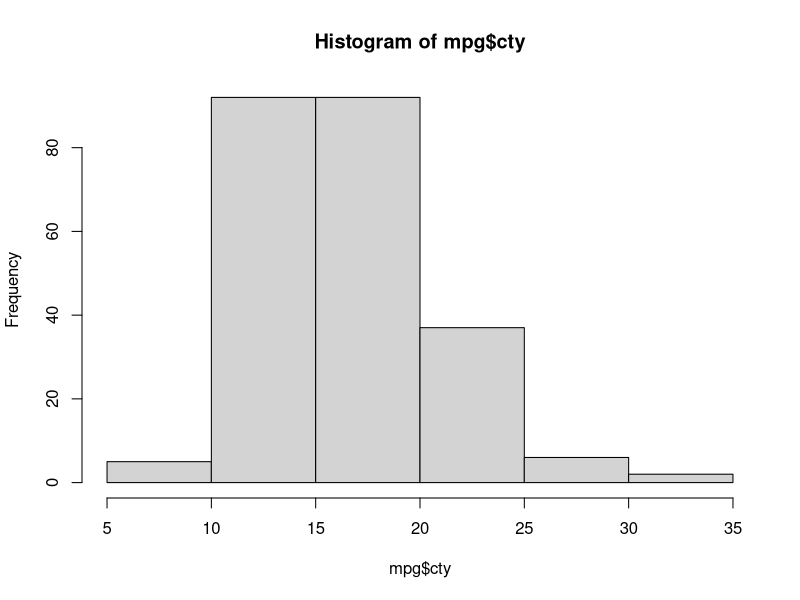

R code for this plot: (Note: this script raises an error after producing the figure.)
library(dplyr)
library(ggplot2)
#Our Data
mpg
head(mpg)
str(mpg)
dim(mpg)
names
#Filter
hist(mpg$cty)
filter(mpg, cty > 25)
filter(mpg, cty > 25 & model == "civic")
#Select
select(mpg, manufacturer)
names(mpg)
select(mpg, c(7,8))
#Pipe
mpg%>%
  filter(cty > 25)%>%
  select(c(7,8))

names(mpg)
#What model of cars get the worst gas mileage 
#(under 15mpg)
mpg%>%
  select(2,8)%>%
  filter(cty <15)

mpg%>%
  filter(cty < 15)%>%
  select(2)
#Group By
names(mpg)
select(mpg,7)

mpg%>%
  group_by(drv)%>%
#Summarise
  summarise(n = n(),avgcity = mean(cty , na.rm = T))
#Mutate
mpg%>%
  group_by(drv)%>%
  summarise(n = n(),avgcity = mean(cty , na.rm = T))%>%
  mutate(test = n * avgcity)
names(mpg)
mpg%>%
  mutate(conversion - displ * .16)%>%
#Arrange  
  arrange(cty)